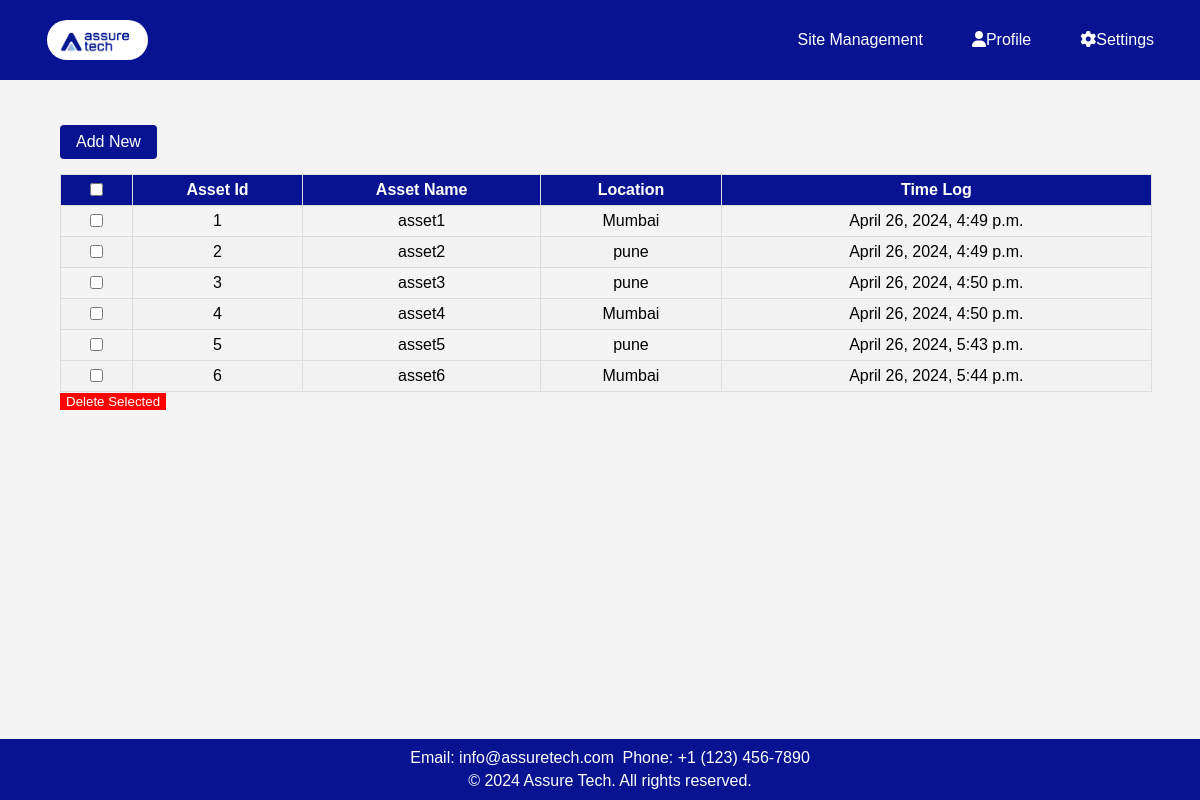
Screenshot of /exit/ with the database file from the repository.
### app1/models.py (models this page shows, shortened)
class Exit(models.Model):
    asset_id = models.IntegerField(unique=True)
    asset_name = models.CharField(max_length=255)
    location = models.CharField(max_length=100)
    time_log = models.DateTimeField(auto_now=True)

### app1/views.py (the view)
# urls.py: path('exit/',views.exit,name='exit'),
def exit(request):
    assets = Exit.objects.all()
    return render(request, 'app1/exit_status.html', {'assets': assets})

### app1/templates/app1/exit_status.html (shortened to what this page needs)
<!DOCTYPE html>
<html lang="en">
<head>
    {% load static %}
    <link rel="stylesheet" href="https://cdnjs.cloudflare.com/ajax/libs/font-awesome/6.0.0/css/all.min.css">
</head>
<body>
    <header>
        <nav class="nav">
            <a class="logo" href="#"><img src="{% static 'app1/images/logo.jpg' %}" alt="Logo"></a>
            <a class="r1" href="{% url 'sites' %}">Site Management</a>
            <div class="dropdown">
                <a href="#" class="dropbtn"><i class="fas fa-user"></i>Profile</a>
            </div>
            <div class="dropdown">
                <a href="#" class="dropbtn"><i class="fas fa-cog"></i>Settings</a>
            </div>
        </nav>
    </header>
    <div class="main-container">
        <div class="main-content">
            <a href="{% url 'add_exit' %}" class="add-new-button">Add New</a>
            <form method="post" action="{% url 'delete_selected1' %}">
            <table>
                <thead>
                    <tr>
                        <th><input type="checkbox" onClick="toggleAll(this)"></th>
                        <th>Asset Id</th>
                        <th>Asset Name</th>
                        <th>Location</th>
                        <th>Time Log</th>
                    </tr>
                </thead>
                <tbody>
                    {% for asset in assets %}
                    <tr>
                        <td><input type="checkbox" name="selected_recordings" value="{{ asset.pk }}"></td>
                        <td>{{ asset.asset_id }}</td>
                        <td>{{ asset.asset_name }}</td>
                        <td>{{ asset.location }}</td>
                        <td>{{ asset.time_log }}</td>
                    </tr>
                    {% endfor %}
                </tbody>
            </table>
            <button type="submit" class="delete-btn">Delete Selected</button>
        </div>
        </div>
        <footer>
            <p>Email: info@assuretech.com</p>
            <p>Phone: +1 (123) 456-7890</p>
            <div class="footer-bottom">
                <p>&copy; 2024 Assure Tech. All rights reserved.</p>
            </div>
        </footer>
</body>
</html>

### app1/templates/app1/exit_status.html (style rules this page uses)
body { font-family: 'Verdana', sans-serif; width: 100%; margin: 0; padding-top: 10vh; background: #f4f4f4; box-sizing: border-box; height: 650px; }
header { background-color: #071390; color: white; text-align: center; padding: 10px 0; position: fixed; top: 0; width: 100%; z-index: 1000; display: flex; justify-content: space-between; align-items: center; }
.nav { display: flex; align-items: center; margin-left: 20px; }
.logo img { max-height: 40px; margin-left: 15px; float: left; border-radius: 20px; }
.nav a { padding: 10px 12px; color: white; text-decoration: none; display: inline-block; margin-right: 25px; }
.dropdown { display: inline-block; }
.main-container { display: flex; }
.main-content { margin-left: 40px; padding: 20px; width: 70%; margin-right: 80px; }
table { width: 130%; border-collapse: collapse; margin-top: 15px; }
th, td { border: 1px solid #ddd; padding: 5px; text-align: center; }
th { background-color: #071390; color: white; text-align: center; }
tr:nth-child(even) { background-color: #f2f2f2; }
footer { position: fixed; bottom: 0; width: 100%; background-color: #071390; color: white; text-align: center; padding: 10px; z-index: 1000; }
footer h4, footer p { white-space: nowrap; margin: 0; padding: 2px; display: inline; }
.footer-bottom { white-space: nowrap; padding-top: 5px; }
.footer-bottom p { margin: 0; }
.r1 { margin-left: 600px; }
.add-new-button { display: inline-block; padding: 8px 16px; background-color: #071390; color: white; text-decoration: none; border-radius: 4px; margin-top: 25px; }
.delete-btn { background-color: red; color: white; border: none; }

### rows the page displays
Exit: asset_id "1", asset_name "asset1", location "Mumbai", time_log "April 26, 2024, 4:49 p.m."
Exit: asset_id "2", asset_name "asset2", location "pune", time_log "April 26, 2024, 4:49 p.m."
Exit: asset_id "3", asset_name "asset3", location "pune", time_log "April 26, 2024, 4:50 p.m."
Exit: asset_id "4", asset_name "asset4", location "Mumbai", time_log "April 26, 2024, 4:50 p.m."
Exit: asset_id "5", asset_name "asset5", location "pune", time_log "April 26, 2024, 5:43 p.m."
Exit: asset_id "6", asset_name "asset6", location "Mumbai", time_log "April 26, 2024, 5:44 p.m."
